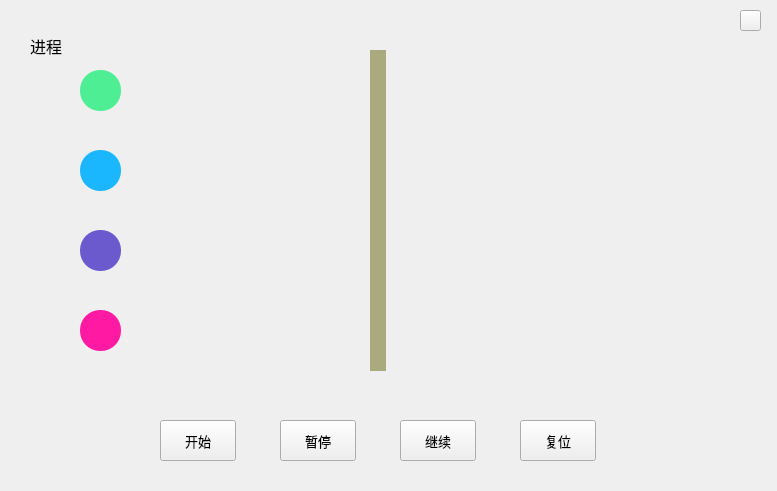
<?xml version="1.0" encoding="UTF-8"?>
<ui version="4.0">
 <class>MainWindow</class>
 <widget class="QMainWindow" name="MainWindow">
  <property name="geometry">
   <rect>
    <x>0</x>
    <y>0</y>
    <width>777</width>
    <height>491</height>
   </rect>
  </property>
  <property name="windowTitle">
   <string>顺序进程演示</string>
  </property>
  <widget class="QWidget" name="centralwidget">
   <widget class="QPushButton" name="pushButton">
    <property name="geometry">
     <rect>
      <x>160</x>
      <y>420</y>
      <width>76</width>
      <height>41</height>
     </rect>
    </property>
    <property name="font">
     <font>
      <family>微软雅黑</family>
      <pointsize>10</pointsize>
     </font>
    </property>
    <property name="text">
     <string>开始</string>
    </property>
   </widget>
   <widget class="QPushButton" name="pushButton_2">
    <property name="geometry">
     <rect>
      <x>280</x>
      <y>420</y>
      <width>76</width>
      <height>41</height>
     </rect>
    </property>
    <property name="font">
     <font>
      <family>微软雅黑</family>
      <pointsize>10</pointsize>
     </font>
    </property>
    <property name="text">
     <string>暂停</string>
    </property>
   </widget>
   <widget class="QLabel" name="label">
    <property name="geometry">
     <rect>
      <x>80</x>
      <y>70</y>
      <width>41</width>
      <height>41</height>
     </rect>
    </property>
    <property name="styleSheet">
     <string notr="true">background-color: #4EEE94;
border-radius:20px;</string>
    </property>
    <property name="text">
     <string/>
    </property>
   </widget>
   <widget class="QLabel" name="label_2">
    <property name="geometry">
     <rect>
      <x>80</x>
      <y>150</y>
      <width>41</width>
      <height>41</height>
     </rect>
    </property>
    <property name="styleSheet">
     <string notr="true">background-color: rgb(26, 183, 255);
border-radius:20px;</string>
    </property>
    <property name="text">
     <string/>
    </property>
   </widget>
   <widget class="QLabel" name="label_3">
    <property name="geometry">
     <rect>
      <x>80</x>
      <y>230</y>
      <width>41</width>
      <height>41</height>
     </rect>
    </property>
    <property name="styleSheet">
     <string notr="true">background-color: #6A5ACD;
border-radius:20px;</string>
    </property>
    <property name="text">
     <string/>
    </property>
   </widget>
   <widget class="QLabel" name="label_4">
    <property name="geometry">
     <rect>
      <x>80</x>
      <y>310</y>
      <width>41</width>
      <height>41</height>
     </rect>
    </property>
    <property name="styleSheet">
     <string notr="true">background-color: rgb(255, 25, 163);
border-radius:20px;</string>
    </property>
    <property name="text">
     <string/>
    </property>
   </widget>
   <widget class="QLabel" name="label_5">
    <property name="geometry">
     <rect>
      <x>370</x>
      <y>50</y>
      <width>16</width>
      <height>321</height>
     </rect>
    </property>
    <property name="styleSheet">
     <string notr="true">background-color: rgb(170, 170, 127);</string>
    </property>
    <property name="text">
     <string/>
    </property>
   </widget>
   <widget class="QLabel" name="label_6">
    <property name="geometry">
     <rect>
      <x>600</x>
      <y>120</y>
      <width>151</width>
      <height>171</height>
     </rect>
    </property>
    <property name="styleSheet">
     <string notr="true">image: url(:/newPrefix/cpu.png);</string>
    </property>
    <property name="text">
     <string/>
    </property>
   </widget>
   <widget class="QLabel" name="label_7">
    <property name="geometry">
     <rect>
      <x>30</x>
      <y>30</y>
      <width>41</width>
      <height>31</height>
     </rect>
    </property>
    <property name="font">
     <font>
      <family>微软雅黑</family>
      <pointsize>12</pointsize>
     </font>
    </property>
    <property name="text">
     <string>进程</string>
    </property>
   </widget>
   <widget class="QLabel" name="label_8">
    <property name="geometry">
     <rect>
      <x>30</x>
      <y>80</y>
      <width>31</width>
      <height>31</height>
     </rect>
    </property>
    <property name="styleSheet">
     <string notr="true">image: url(:/newPrefix/1.png);</string>
    </property>
    <property name="text">
     <string/>
    </property>
   </widget>
   <widget class="QLabel" name="label_9">
    <property name="geometry">
     <rect>
      <x>30</x>
      <y>160</y>
      <width>31</width>
      <height>31</height>
     </rect>
    </property>
    <property name="styleSheet">
     <string notr="true">image: url(:/newPrefix/2.png);</string>
    </property>
    <property name="text">
     <string/>
    </property>
   </widget>
   <widget class="QLabel" name="label_10">
    <property name="geometry">
     <rect>
      <x>30</x>
      <y>240</y>
      <width>31</width>
      <height>31</height>
     </rect>
    </property>
    <property name="styleSheet">
     <string notr="true">
image: url(:/newPrefix/3.png);</string>
    </property>
    <property name="text">
     <string/>
    </property>
   </widget>
   <widget class="QLabel" name="label_11">
    <property name="geometry">
     <rect>
      <x>30</x>
      <y>320</y>
      <width>31</width>
      <height>31</height>
     </rect>
    </property>
    <property name="styleSheet">
     <string notr="true">image: url(:/newPrefix/4.png);</string>
    </property>
    <property name="text">
     <string/>
    </property>
   </widget>
   <widget class="QPushButton" name="pushButton_3">
    <property name="geometry">
     <rect>
      <x>400</x>
      <y>420</y>
      <width>76</width>
      <height>41</height>
     </rect>
    </property>
    <property name="font">
     <font>
      <family>微软雅黑</family>
      <pointsize>10</pointsize>
     </font>
    </property>
    <property name="text">
     <string>继续</string>
    </property>
   </widget>
   <widget class="QPushButton" name="pushButton_close">
    <property name="geometry">
     <rect>
      <x>740</x>
      <y>10</y>
      <width>21</width>
      <height>21</height>
     </rect>
    </property>
    <property name="text">
     <string/>
    </property>
   </widget>
   <widget class="QPushButton" name="pushButton_4">
    <property name="geometry">
     <rect>
      <x>520</x>
      <y>420</y>
      <width>76</width>
      <height>41</height>
     </rect>
    </property>
    <property name="font">
     <font>
      <family>微软雅黑</family>
      <pointsize>10</pointsize>
     </font>
    </property>
    <property name="text">
     <string>复位</string>
    </property>
   </widget>
  </widget>
 </widget>
 <resources>
  <include location="../../数据结构课程设计/icon.qrc"/>
 </resources>
 <connections/>
</ui>
